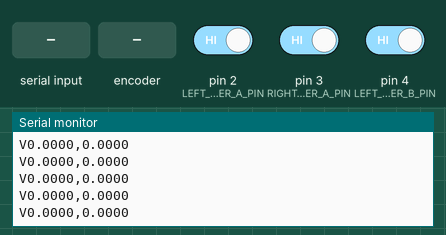
The sketch below on a simulated Arduino Uno, built with avr-gcc and run on an emulated ATmega328P. On the bench: the last lines printed to the serial monitor. The inputs (shaded band) are chosen by the test bench; at power-on: pin 2 (LEFT_ENCODER_A_PIN) HIGH, pin 3 (RIGHT_ENCODER_A_PIN) HIGH, pin 4 (LEFT_ENCODER_B_PIN) HIGH.

Above: at 1.2 s.
1.3 s: "90,45\n" received over Serial
2.8 s: "5\n" received over Serial
4.3 s: "1,90,45\n" received over Serial
5.8 s: rotary encoder on pin 2 (LEFT_ENCODER_A_PIN) / pin 4 (LEFT_ENCODER_B_PIN) turned 1 step (first pin leading)
At 5.87 s:
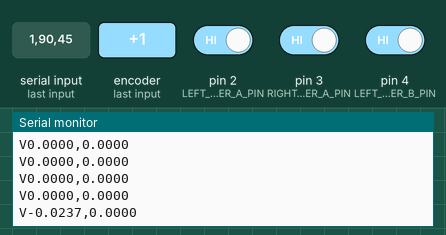
7.5 s: rotary encoder on pin 2 (LEFT_ENCODER_A_PIN) / pin 4 (LEFT_ENCODER_B_PIN) turned 2 steps (second pin leading)
At 7.62 s:
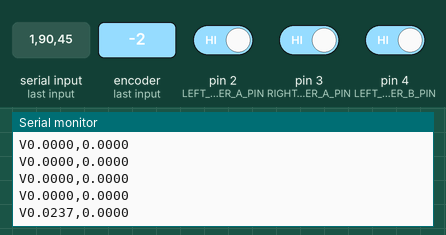
Timing chart, 0 to 10.4 s (numbered marks = the images above; inputs shaded):
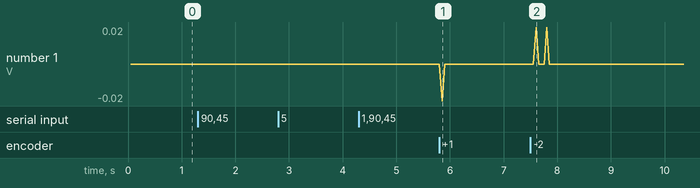

Measured:
- after the input at 5.8 s, the serial monitor: prints a new line after 0.05 s (image 1)
- after the input at 7.5 s, the serial monitor: prints a new line after 0.10 s (image 2)

The sketch:

sketch_oct13a.ino
```cpp
#include <SoftwareSerial.h>

#define WHEEL_DIAMETER_METERS 0.127 //diameter of the wheels
#define TICKS_PER_REVOLUTION 336.0 //7 PPR Encoder * 48:1 Gearbox

// Pre-calculate for efficiency
const float WHEEL_CIRCUMFERENCE = PI * WHEEL_DIAMETER_METERS;

// --- Pin Definitions ---
#define SABERTOOTH_TX_PIN 13
SoftwareSerial SabertoothSerial(10, SABERTOOTH_TX_PIN);

#define LEFT_ENCODER_A_PIN 2
#define LEFT_ENCODER_B_PIN 4
#define RIGHT_ENCODER_A_PIN 3
#define RIGHT_ENCODER_B_PIN 5

// --- Global Variables ---
volatile long leftEncoderTicks = 0;
volatile long rightEncoderTicks = 0;

// Variables for velocity calculation
long prevLeftEncoderTicks = 0;
long prevRightEncoderTicks = 0;

// --- Communication & Timing ---
const unsigned long ENCODER_REPORT_INTERVAL_MS = 50; // 20 Hz
const float ENCODER_REPORT_INTERVAL_S = ENCODER_REPORT_INTERVAL_MS / 1000.0; // Interval in seconds
unsigned long lastReportTime = 0;

void setup() {
  Serial.begin(115200);
  SabertoothSerial.begin(9600);

  pinMode(LEFT_ENCODER_A_PIN, INPUT_PULLUP);
  pinMode(LEFT_ENCODER_B_PIN, INPUT_PULLUP);
  pinMode(RIGHT_ENCODER_A_PIN, INPUT_PULLUP);
  pinMode(RIGHT_ENCODER_B_PIN, INPUT_PULLUP);

  attachInterrupt(digitalPinToInterrupt(LEFT_ENCODER_A_PIN), readLeftEncoder, RISING);
  attachInterrupt(digitalPinToInterrupt(RIGHT_ENCODER_A_PIN), readRightEncoder, RISING);

  Serial.println("Arduino ready. Reporting velocity in m/s.");
}

void loop() {
  // Check for motor commands from Serial Monitor/Pi
  if (Serial.available() > 0) {
    String command = Serial.readStringUntil('\n');
    command.trim();
    parseCommand(command);
  }

  // Periodically calculate and report velocity
  if (millis() - lastReportTime >= ENCODER_REPORT_INTERVAL_MS) {
    calculateAndReportVelocity();
    lastReportTime = millis();
  }
}

void calculateAndReportVelocity() {
  // Create local copies of the volatile encoder counts for safe calculation
  long currentLeftTicks = leftEncoderTicks;
  long currentRightTicks = rightEncoderTicks;

  // 1. Calculate ticks since the last report
  long deltaLeftTicks = currentLeftTicks - prevLeftEncoderTicks;
  long deltaRightTicks = currentRightTicks - prevRightEncoderTicks;

  // 2. Update the previous tick values for the next calculation
  prevLeftEncoderTicks = currentLeftTicks;
  prevRightEncoderTicks = currentRightTicks;

  // 3. Calculate velocity for each wheel
  float left_revolutions = (float)deltaLeftTicks / TICKS_PER_REVOLUTION;
  float left_distance = left_revolutions * WHEEL_CIRCUMFERENCE;
  float left_velocity_mps = left_distance / ENCODER_REPORT_INTERVAL_S; // m/s

  float right_revolutions = (float)deltaRightTicks / TICKS_PER_REVOLUTION;
  float right_distance = right_revolutions * WHEEL_CIRCUMFERENCE;
  float right_velocity_mps = right_distance / ENCODER_REPORT_INTERVAL_S; // m/s

  // 4. Format and send the report string
  // Format: V<left_velocity>,<right_velocity>
  // The '4' specifies printing the float with 4 decimal places
  String report = "V" + String(left_velocity_mps, 4) + "," + String(right_velocity_mps, 4);
  Serial.println(report);
}

void parseCommand(String cmd) {
  // Trim whitespace just in case
  cmd.trim();

  int lPos = cmd.indexOf('L');
  int rPos = cmd.indexOf('R');
  int commaPos = cmd.indexOf(',');

  if (lPos != -1 && rPos != -1 && commaPos != -1) {
    String lSpeedStr = cmd.substring(lPos + 1, commaPos);
    String rSpeedStr = cmd.substring(rPos + 1);

    int left_val = lSpeedStr.toInt();
    int right_val = rSpeedStr.toInt();

    // Call the motor function with the parsed values
    driveMotors(left_val, right_val);

  } else {
    // Print an error if the format is wrong
    Serial.print("Command parsing FAILED for: '");
    Serial.print(cmd);
    Serial.println("'");
  }
}

// --- ISRs and Motor Control (Unchanged) ---
void readLeftEncoder() {
  if (digitalRead(LEFT_ENCODER_B_PIN) == HIGH) leftEncoderTicks++; else leftEncoderTicks--;
}
void readRightEncoder() {
  if (digitalRead(RIGHT_ENCODER_B_PIN) == HIGH) rightEncoderTicks--; else rightEncoderTicks++;
}
void driveMotors(int left_val, int right_val) {
  // 1. Constrain values just in case
  left_val = constrain(left_val, -127, 127);
  right_val = constrain(right_val, -127, 127);

  // 2. Map the ROS range [-127, 127] to the Sabertooth's ranges
  // Motor 1 (Left):   -127 to 127  ->  1 (full reverse) to 127 (full forward)
  // Motor 2 (Right):  -127 to 127  ->  128 (full reverse) to 255 (full forward)

  byte saber_left_cmd = map(left_val, -127, 127, 1, 127);
  byte saber_right_cmd = map(right_val, -127, 127, 128, 255);

  // 3. Send the commands to the Sabertooth driver
  SabertoothSerial.write(saber_left_cmd);
  SabertoothSerial.write(saber_right_cmd);

  // 4. (Optional) Print final commands to the Serial Monitor for debugging
  Serial.print("Sent -> Saber Left: ");
  Serial.print(saber_left_cmd);
  Serial.print(", Saber Right: ");
  Serial.println(saber_right_cmd);
}
```
